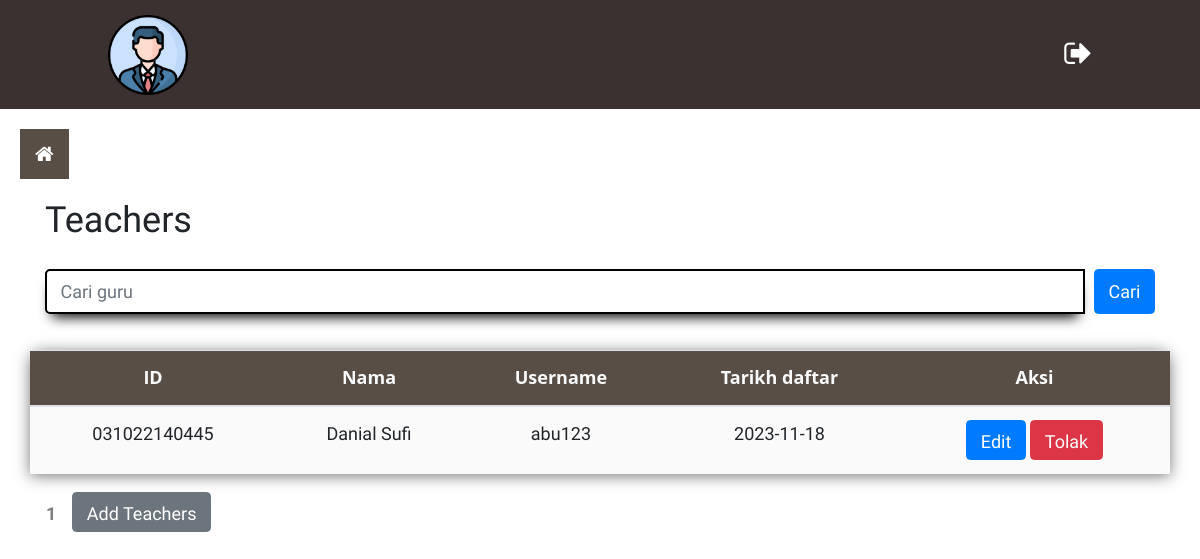
The page /adminView/viewTeachers.php on the database its author committed.
### tables this page shows
CREATE TABLE `tblteachers` (
  `teachers_ID` varchar(25) NOT NULL,
  `teacher_roles` varchar(9) NOT NULL,
  `teachers_Name` varchar(35) NOT NULL,
  `teachers_username` varchar(25) NOT NULL,
  `teachers_Password` varchar(255) NOT NULL,
  `email` varchar(25) NOT NULL,
  `date_teachers` date DEFAULT NULL,
  `verification_code` varchar(100) NOT NULL,
  `is_verified` tinyint(1) NOT NULL,
  `reset_token` varchar(25) NOT NULL,
  `book_count` int(25) NOT NULL DEFAULT 0,
  `bio` varchar(50) NOT NULL,
  `birthday` date DEFAULT NULL,
  `negeri` varchar(50) NOT NULL,
  `report` varchar(255) NOT NULL
);

### adminView/viewTeachers.php (the view, shortened to what this page needs)
<!DOCTYPE html>
<html>
<head>
    <head>
        <link rel="stylesheet" href="https://cdn.jsdelivr.net/npm/bootstrap@4.0.0/dist/css/bootstrap.min.css">
        <link rel="stylesheet" href="https://cdnjs.cloudflare.com/ajax/libs/font-awesome/4.7.0/css/font-awesome.min.css">
        <link rel="stylesheet" href="../assets/css/style.css">
        <link rel="stylesheet" href="../assets/css/custom_validation_Teacher.css">
    </head>
</head>
<body>
    <div id="main-content" class="allContent-section">
        <?php
        include "../adminHeader.php";
        include "../sidebar.php";
        ?>
        <div class="container">
            <h2>Teachers</h2>
            <div class="row">
                <div class="col-md-12 mb-3 mt-3">
                    <form action="" method="GET">
                        <div class="input-group mb-3">
                            <input type="text" name="search" required value="<?php if (isset($_GET['search'])) {
                                                                                    echo $_GET['search'];
                                                                                } ?>" class="form-control custom-form-control" placeholder="Cari guru">
                            <button type="submit" class="btn btn-primary ml-2" style="color: white;">Cari</button>
                        </div>
                    </form>
                </div>
                <table class="table">
                    <thead>
                        <tr>
                            <th class="text-center">ID</th>
                            <th class="text-center">Nama</th>
                            <th class="text-center">Username</th>
                            <th class="text-center">Tarikh daftar</th>
                            <th class="text-center">Aksi</th>
                        </tr>
                    </thead>
                    <?php
                    include_once "../config/dbconnect.php";
                    $resultPage = 5;
                    $query = "SELECT * FROM tblteachers ";
                    $page = isset($_GET['page']) ? $_GET['page'] : 1;
                    $start = ($page - 1) * $resultPage;
                    $queryCount = "SELECT COUNT(*) as total FROM tblteachers";
                    $totalResult = $conn->query($queryCount)->fetch_assoc()['total'];
                    $totalPages = ceil($totalResult / $resultPage);
                    $query .= " LIMIT $start, $resultPage";
                    $result = $conn->query($query);
                    if ($result->num_rows > 0) {
                        while ($row = $result->fetch_assoc()) {
                    ?>
                            <tr>
                                <td><?= $row["teachers_ID"] ?></td>
                                <td><?= $row["teachers_Name"] ?></td>
                                <td><?= $row["teachers_username"] ?></td>
                                <td><?= $row["date_teachers"] ?></td>
                                <td><button class="btn btn-primary" style="height:40px" onclick="teacherUpdate('<?= $row['teachers_ID'] ?>')">Edit</button>
                                    <button class="btn btn-danger" style="height:40px" onclick="teacherDelete('<?= $row['teachers_ID'] ?>')">Tolak</button>
                                </td>
                            </tr>
                        <?php
                        }
                    } else {
                        ?>
                        <tr>
                            <td colspan="5">No Record Found</td>
                        </tr>
                    <?php
                    }
                    ?>
                </table>
                <?php
                echo '<div class="pagination mb-5">';
                for (
                    $i = 1;
                    $i <= $totalPages;
                    $i++
                ) {
                    if (
                        $i == $page
                    ) {
                        echo "<span>$i</span>";
                    } else {
                        echo "<a href='?page=$i'>$i</a>";
                    }
                }
                echo '</div>';
                ?>
                <button type="button" class="btn btn-secondary custom_btn" style="height:40px" data-toggle="modal" data-target="#myModal">
                    Add Teachers
                </button>
            </div>
        </div>
    </div>
</body>
</html>

### assets/css/style.css (style rules this page uses)
* { margin: 0; padding: 0; font-family: 'Work Sans', sans-serif; font-size: 18px; }
table { width: 100%; border-collapse: collapse; border-spacing: 0; box-shadow: 0 2px 15px rgba(64, 64, 64, .7); border-radius: 12px 12px 0 0; margin-bottom: 50px; }
td, th { padding: 10px 16px; text-align: center; }
th { background-color: #584e46; color: #fafafa; font-family: 'Open Sans', Sans-serif; font-weight: bold; }
tr { width: 100%; background-color: #fafafa; font-family: 'Montserrat', sans-serif; }
.custom-form-control { border: solid 2px black; border-radius: 5px; box-shadow: 0px 10px 13px -7px #000000; }
.pagination span { padding:8px 16px; color:gray; font-weight:bold; }

### rows shown on the page
tblteachers: teachers_ID "031022140445", teachers_Name "Danial Sufi", teachers_username "abu123", date_teachers "2023-11-18"
